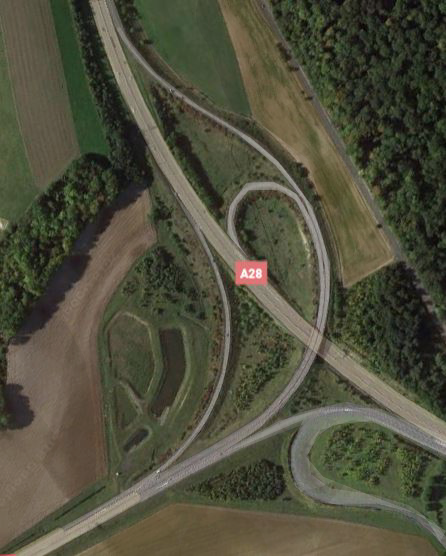
%> input picture input_image6.png, 446 x 556 px
$ octave road_extraction6.m   (GNU Octave 9; MATLAB toolbox functions it lacks are replaced by stand-ins)
%> lines starting %> are read from the running program, lines starting %| are printed output that depends on the picture; in (x1, y1, x2, y2) boxes, pixels count from 0 and x2, y2 are one past the last pixel; in counts of white or black regions, pixels touching at a corner belong together; the program's own positions count from 1
clc
clear all;
close all;
I=imread('input_image6.png');
%> I is the input picture: size 556x446x3 uint8; mean R, G, B 79.3, 78.6, 60.4
figure;
imshow(I);
title('Original image');

J=rgb2gray(I);
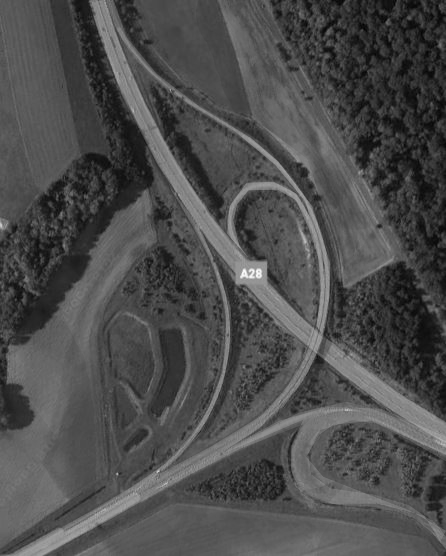
%> J: size 556x446 uint8; min 1, max 252, mean 76.7
%whos
figure,imshow(J);
title('grayscale image');
% [7 lines of commented-out code are left out]
figure;
imshow(J);

level = graythresh(J);
%> level = 0.29
I=im2bw(J,level);
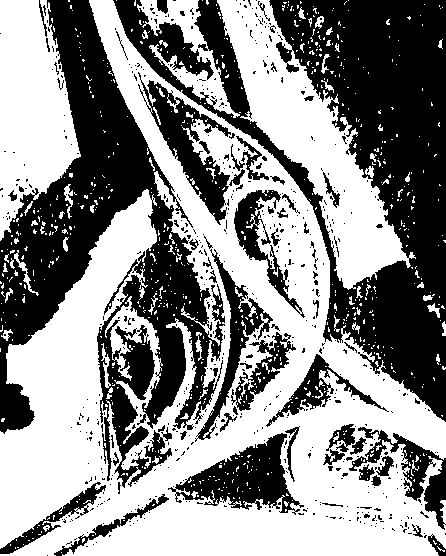
%> I: size 556x446 logical; 54.6% white; 604 black regions (542 under 20 px), largest, box (x1, y1, x2, y2) and area: (113, 0, 446, 422) 46206, (0, 0, 225, 488) 39450, (168, 433, 304, 515) 4730
I=imread('input_image6.png');
I = im2bw(I, 0.45);
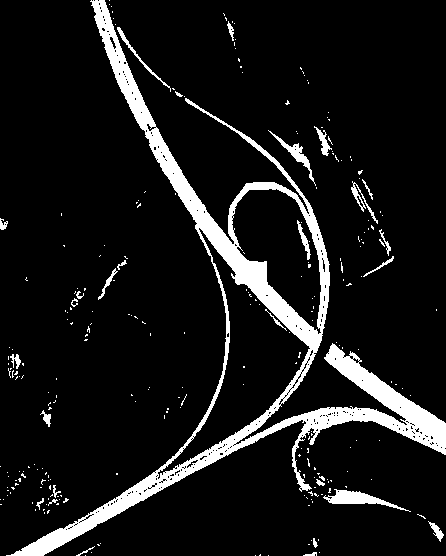
%> I: size 556x446 logical; 9.6% white; 260 white regions (232 under 20 px), largest, box (x1, y1, x2, y2) and area: (6, 0, 446, 556) 20125, (323, 489, 411, 512) 647, (268, 130, 316, 186) 363
figure;
imshow(I);
title('Binary image after thresholding');


B = medfilt2(I);
%> B: size 556x446 logical; 9.5% white; 79 white regions (55 under 20 px), largest, box (x1, y1, x2, y2) and area: (11, 0, 446, 556) 20544, (324, 490, 405, 510) 639, (270, 132, 314, 181) 358
figure,imshow(B);
title('median filtered image');

im = bwareaopen(B,1500);
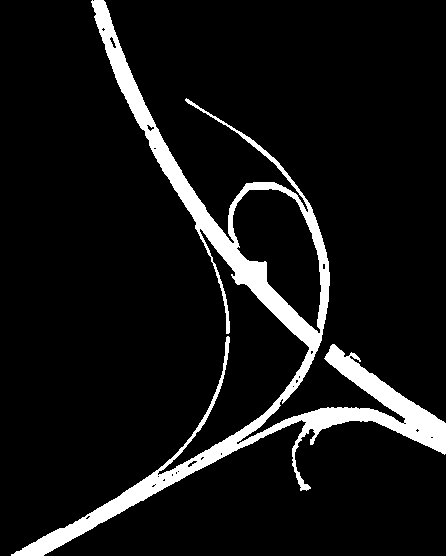
%> im: size 556x446 logical; 8.3% white; 1 white region, box (x1, y1, x2, y2) and area: (11, 0, 446, 556) 20544
%Binary = imfill(im,'holes');
figure,imshow(im);
title('removing connected components(pixel <6)');

  gt=imread('ground_truth6.png');
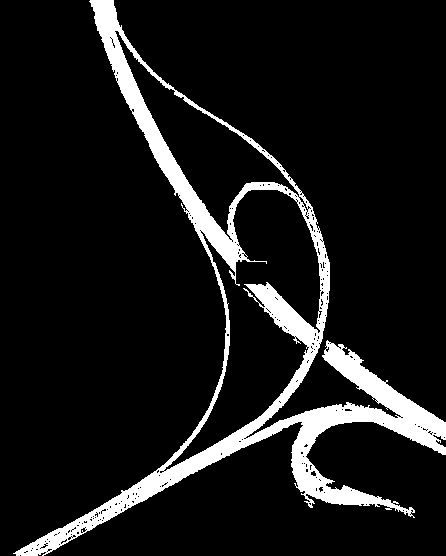
%> input picture ground_truth6.png, 446 x 556 px
%> gt is the input picture: size 556x446 uint8; values 0 (black) and 1 (white), 9.9% white; 1 white region, box (x1, y1, x2, y2) and area: (13, 0, 446, 556) 24567
  gt_numeric=double(gt);
  im_numeric=double(im*1);

  figure,
  imshow(gt_numeric);
  title('image 6 groundtruth');

  gt_1D=gt_numeric(:);
  im_1D=im_numeric(:);

  C2=confusionmat(gt_1D,im_1D);
%> C2 = [222157 1252; 5275 19292]
  disp(C2);
%|    222157     1252
%|      5275    19292

  Accuracy=((C2(1,1)+C2(2,2))/(C2(1,1)+C2(1,2)+C2(2,1)+C2(2,2)))*100;
%> Accuracy = 97.37
  disp(Accuracy);
%| 97.368

BW = bwmorph(im,'remove');
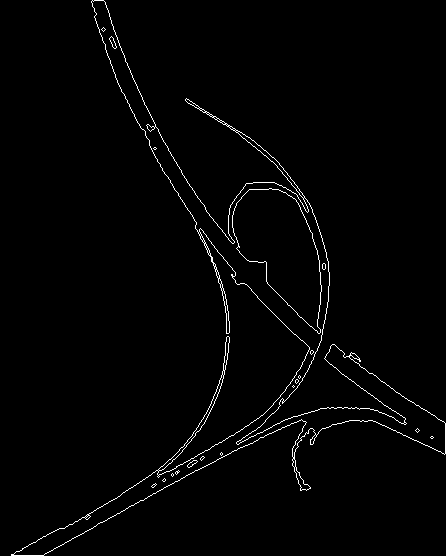
%> BW: size 556x446 logical; 1.5% white in thin lines or dots
figure,imshow(BW);
title('morphological filtering');

BW1 = edge(BW,'sobel');
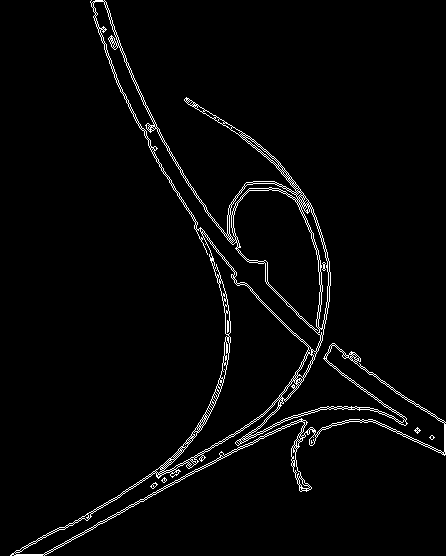
%> BW1: size 556x446 logical; 2.8% white in thin lines or dots
figure,imshow(BW1);
title('edge detection(sobel)');

%> (the run ends here)
